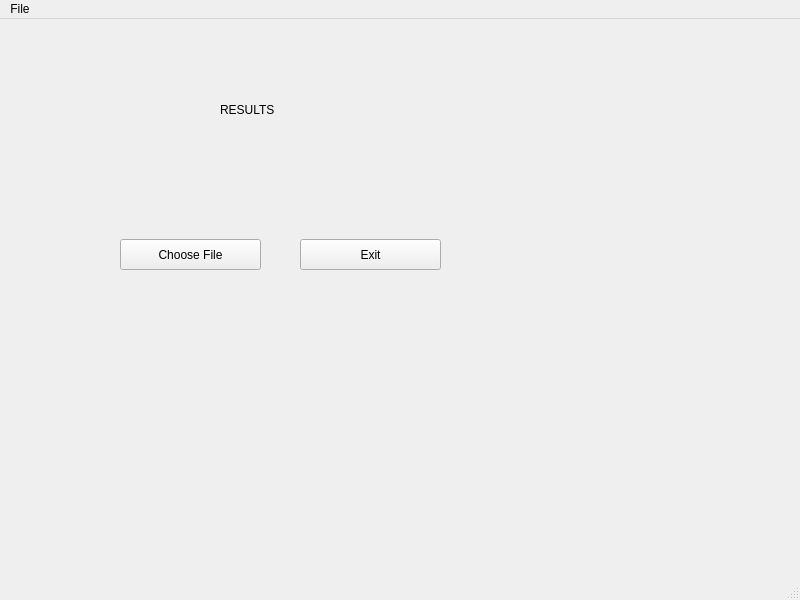
<?xml version="1.0" encoding="UTF-8"?>
<ui version="4.0">
 <class>MainWindow</class>
 <widget class="QMainWindow" name="MainWindow">
  <property name="geometry">
   <rect>
    <x>0</x>
    <y>0</y>
    <width>800</width>
    <height>600</height>
   </rect>
  </property>
  <property name="windowTitle">
   <string>Video Integrity using Blockchain</string>
  </property>
  <widget class="QWidget" name="centralwidget">
   <widget class="QPushButton" name="pbExit2">
    <property name="geometry">
     <rect>
      <x>300</x>
      <y>220</y>
      <width>141</width>
      <height>31</height>
     </rect>
    </property>
    <property name="text">
     <string>Exit</string>
    </property>
   </widget>
   <widget class="QPushButton" name="pbChoose">
    <property name="geometry">
     <rect>
      <x>120</x>
      <y>220</y>
      <width>141</width>
      <height>31</height>
     </rect>
    </property>
    <property name="text">
     <string>Choose File</string>
    </property>
   </widget>
   <widget class="QLabel" name="lblfilename">
    <property name="geometry">
     <rect>
      <x>220</x>
      <y>60</y>
      <width>171</width>
      <height>61</height>
     </rect>
    </property>
    <property name="text">
     <string>RESULTS</string>
    </property>
   </widget>
  </widget>
  <widget class="QMenuBar" name="menubar">
   <property name="geometry">
    <rect>
     <x>0</x>
     <y>0</y>
     <width>800</width>
     <height>20</height>
    </rect>
   </property>
   <widget class="QMenu" name="menuFile">
    <property name="title">
     <string>File</string>
    </property>
    <addaction name="actionExit"/>
    <addaction name="separator"/>
   </widget>
   <addaction name="menuFile"/>
  </widget>
  <widget class="QStatusBar" name="statusbar"/>
  <action name="actionExit">
   <property name="text">
    <string>Exit</string>
   </property>
  </action>
 </widget>
 <resources/>
 <connections/>
</ui>
